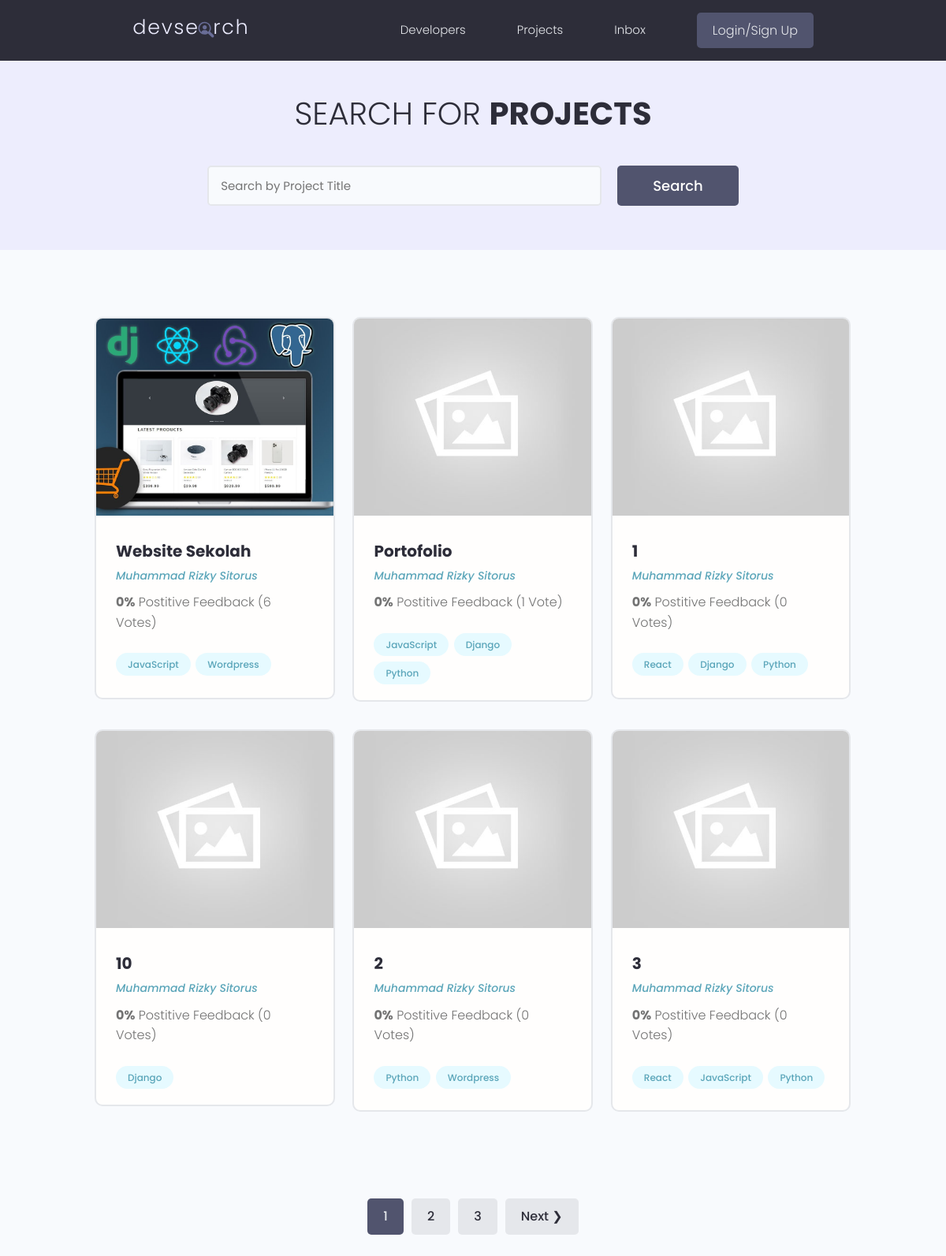
The page /projects/ on the database as committed earlier.
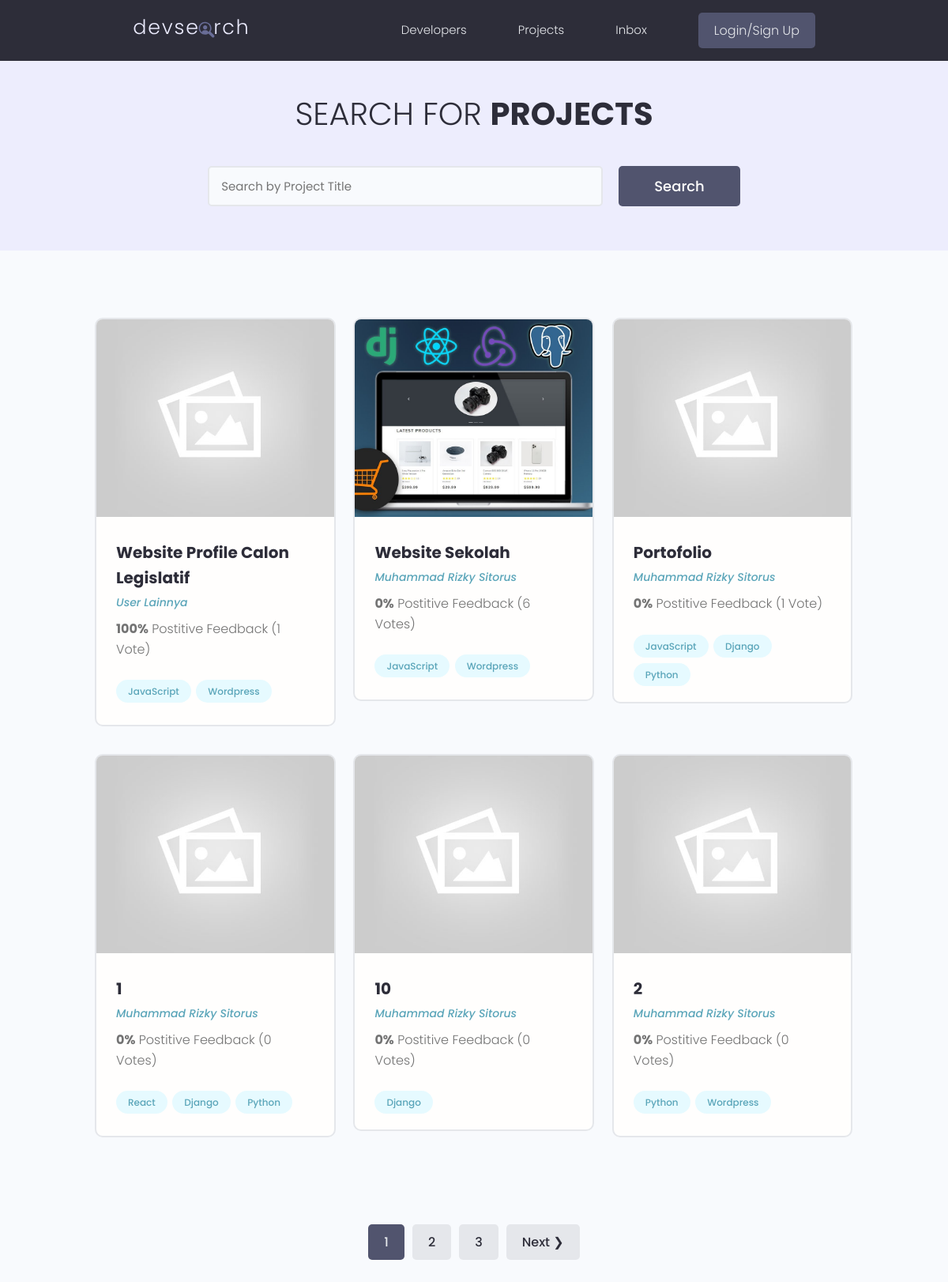
The same page on the database as committed later.
### projects/models.py (models this page shows, shortened)
class Project(models.Model):
    owner = models.ForeignKey("users.Profile", null=True, blank=True, on_delete=models.SET_NULL)
    title = models.CharField(max_length=100)
    description = models.TextField(null=True, blank=True)
    featured_img = models.ImageField(null=True, blank=True, default='default.jpg')
    demo_link = models.CharField(max_length=2000, null=True, blank=True)
    source_link = models.CharField(max_length=2000, null=True, blank=True)
    tags = models.ManyToManyField('Tag', blank=True)
    vote_total = models.IntegerField(default=0, null=True, blank=True)
    vote_ratio = models.IntegerField(default=0, null=True, blank=True)
    created = models.DateTimeField(auto_now_add=True)
    id = models.UUIDField(default=uuid.uuid4, unique=True, primary_key=True, editable=False)
    class Meta:
        ordering = ['-vote_ratio', '-vote_total', 'title']

class Tag(models.Model):
    name = models.CharField(max_length=100)
    created = models.DateTimeField(auto_now_add=True)
    id = models.UUIDField(default=uuid.uuid4, unique=True, primary_key=True, editable=False)
    def __str__(self):
        return self.name

### users/models.py (models this page shows, shortened)
class Profile(models.Model):
    user = models.OneToOneField(User, on_delete=models.CASCADE, null=True, blank=True)
    name = models.CharField(max_length=200, null=True, blank=True)
    email = models.EmailField(max_length=254, null=True, blank=True)
    username = models.CharField(max_length=200, null=True, blank=True)
    locations = models.CharField(max_length=200, null=True, blank=True)
    short_intro = models.CharField(max_length=200, null=True, blank=True)
    bio = models.TextField(null=True, blank=True)
    profile_image = models.ImageField(null=True, blank=True, upload_to='profiles/', default='profiles/user-default.png')
    social_github = models.CharField(max_length=200, null=True, blank=True)
    social_linkedin = models.CharField(max_length=200, null=True, blank=True)
    social_website = models.CharField(max_length=200, null=True, blank=True)
    created = models.DateTimeField(auto_now_add=True)
    id = models.UUIDField(default=uuid.uuid4, unique=True, primary_key=True, editable=False)

### projects/views.py (the view)
# urls.py: path('projects/', include('projects.urls')),
def projects(request):
    projects, search_query = searchProjects(request)
    custom_range, projects = paginateProjects(request, projects, 6)
    context = {
        'projects': projects,
        'search_query': search_query,
        'custom_range': custom_range,
        }
    return render(request, 'projects/projects.html', context)

### projects/utils.py (called while the page is built)
def paginateProjects(request, projects, results):
    page = request.GET.get('page')
    paginator = Paginator(projects, results)
    try:
        projects = paginator.page(page)
    except PageNotAnInteger:
        page=1
        projects = paginator.page(page)
    except EmptyPage:
        page=paginator.num_pages
        projects = paginator.page(page)
    leftIndex = (int(page) - 4)
    if leftIndex < 1:
        leftIndex = 1
    rightIndex = (int(page) + 5)
    if rightIndex > paginator.num_pages:
        rightIndex = paginator.num_pages + 1
    custom_range = range(leftIndex, rightIndex)
    return custom_range, projects

def searchProjects(request):
    seacrh_query = ''
    if request.GET.get('query'):
        seacrh_query = request.GET.get('query')
    tags = Tag.objects.filter(name__icontains=seacrh_query)
    projects = Project.objects.distinct().filter(
        Q(title__icontains=seacrh_query)|
        Q(description__icontains=seacrh_query)|
        Q(owner__name__icontains=seacrh_query)|
        Q(tags__in=tags)
        )
    return projects, seacrh_query

### projects/templates/projects/projects.html (shortened to what this page needs)
{% extends "main.html" %}
{% block content %}
<main class="projects">
    <section class="hero-section text-center">
      <div class="container container--narrow">
        <div class="hero-section__box">
          <h2>Search for <span>Projects</span></h2>
        </div>
        <div class="hero-section__search">
          <form class="form" action="{% url 'projects' %}" method="get">
            <div class="form__field">
              <input class="input input--text" id="formInput#search" type="text" name="query"
                value="{{search_query}}" placeholder="Search by Project Title" />
            </div>
            <input class="btn btn--sub btn--lg" type="submit" value="Search" />
          </form>
        </div>
      </div>
    </section>
    <section class="projectsList">
      <div class="container">
        <div class="grid grid--three">
        {% for project in projects %}
          <div class="column">
            <div class="card project">
              <a href="{% url 'project' project.id %}" class="project">
                <img class="project__thumbnail" src="{{ project.featured_img.url }}" alt="project thumbnail" />
                <div class="card__body">
                  <h3 class="project__title">{{ project.title }}</h3>
                  <p><a class="project__author" href="{% url 'user-profile' project.owner.id %}">{{ project.owner.name }}</a></p>
                  <p class="project--rating">
                    <span style="font-weight: bold;">{{ project.vote_ratio }}%</span> Postitive
                    Feedback ({{ project.vote_total }} Vote{{project.vote_total|pluralize:'s'}})
                  </p>
                  <div class="project__tags">
                    {% for tag in project.tags.all %}
                    <span class="tag tag--pill tag--main">
                      <small>{{tag}}</small>
                    </span>
                    {% endfor %}
                  </div>
                </div>
              </a>
            </div>
          </div>
        {% endfor %}
        </div>
      </div>
    </section>
    {% include "pagination.html" with queryset=projects %}
  </main>
{% endblock content %}

Rows that differ between the two databases and show on the page:
no longer on this page (row unchanged): Project: featured_img (placeholder picture), title "3", owner.name "Muhammad Rizky Sitorus", vote_ratio "0", vote_total "0", Tag (name "React"), Tag (name "JavaScript"), Tag (name "Python")
now on this page (row edited): Project: featured_img (placeholder picture), title "Website Profile Calon Legislatif", owner.name "User Lainnya", vote_ratio "100", vote_total "1", Tag (name "JavaScript"), Tag (name "Wordpress")
